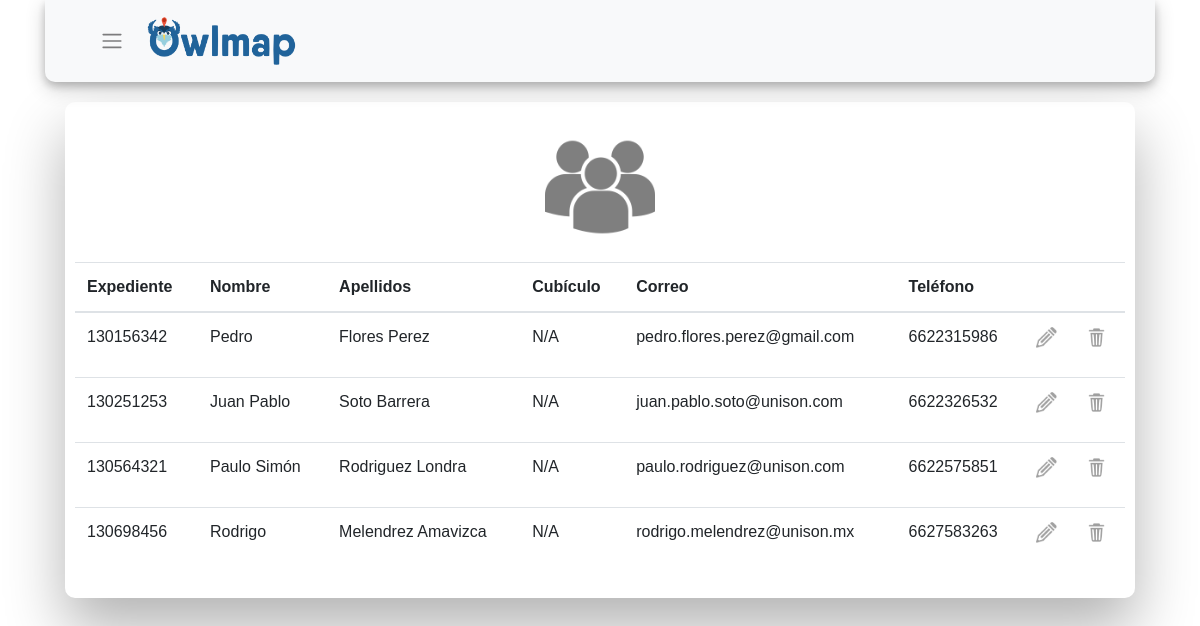
Page /displayMaestros (signed in) on the committed database.
### owlmap/models.py (models this page shows, shortened)
class Maestro(db.Model):
    exp = db.Column(db.Integer, primary_key=True)
    cubo = db.Column(db.Integer, db.ForeignKey('cubiculo.id'), nullable=False)
    nombres = db.Column(db.String(60), nullable=False)
    apellidos = db.Column(db.String(60), nullable=False)
    email = db.Column(db.String(120), unique=True, nullable=False)
    tel = db.Column(db.Integer)

### owlmap/routes.py (the view)
@app.route("/displayMaestros", methods=['GET', 'POST'])
@login_required
def displayInfoMaestros():
    maestros = Maestro.query.all()
    maestro_cub=[]
    for maestro in maestros:
        print(maestro.cubo)
        if maestro.cubo == "--":
            maestro_cub.append([maestro, 0])
        else:
            cub = Cubiculo.query.get(maestro.cubo)
            maestro_cub.append([maestro, cub])
    return render_template('displayMaestros.html', maestros=maestro_cub,
                            title="Mostrar Información")

### owlmap/models.py (called while the page is built)
@login_manager.user_loader
def load_user(user_id):
    return User.query.get(int(user_id))

### owlmap/templates/displayMaestros.html (shortened to what this page needs)
{% extends "layout.html" %}
{% block content %}
<div class="container">
  <div class="wrapper fadeInDown">
    <div id="formContentEdit">
      <div class="fadeIn first">
        <img src="{{ url_for('static', filename='images/maestros.png') }}" height="150" width="150" align="middle" style="padding: 20px; opacity: 0.5" >
      </div>
      {% if maestros %}
      <table class="table table-hover" style="text-align:justify">
        <thead>
          <tr>
            <th scope="col">Expediente</th>
            <th scope="col">Nombre</th>
            <th scope="col">Apellidos</th>
            <th scope="col">Cubículo</th>
            <th scope="col">Correo</th>
            <th scope="col">Teléfono</th>
            <th scope="col"></th>
            <th scope="col"></th>
          </tr>
        </thead>
        <tbody>
          {% for maestro in maestros %}
          <tr>
            <td scope="col">{{ maestro[0].exp }}</td>
            <td scope="col">{{ maestro[0].nombres }}</td>
            <td scope="col">{{ maestro[0].apellidos }}</td>
            {% if maestro[1] == 0 %}
            <td scope="col">N/A</td>
            {% else %}
            <td scope="col">{{ maestro[1].edif_clave }} - {{ maestro[1].clave }}</td>
            {% endif %}
            <td scope="col">{{ maestro[0].email }}</td>
            <td scope="col">{{ maestro[0].tel }}</td>
            <td scope="col"><p><a style="opacity: 0.75" onmouseover = "this.style.opacity = '1'" onmouseout = "this.style.opacity = '0.75'"  href="{{ url_for('editInfoMaestro', maestroID=maestro[0].exp)}}"><img src="{{ url_for('static', filename='images/editIcon.png') }}" height="21" width="21" style="opacity: 0.5"></a> </p></td>
            <td scope="col"><p><a style="opacity: 0.75" onmouseover = "this.style.opacity = '1'" onmouseout = "this.style.opacity = '0.75'"  href="" data-toggle="modal" data-target="#deleteModal{{maestro[0].exp}}"><img src="{{ url_for('static', filename='images/deleteIcon.png') }}" height="21" width="21" style="opacity: 0.5" ></a></p></td>
          </tr>
          {% endfor %}
        </tbody>
      </table>
      {% endif %}
    </div>
  </div>
</div>
{% endblock content %}

### rows in the picture
Maestro: exp "130156342", nombres "Pedro", apellidos "Flores Perez", email "pedro.flores.perez@gmail.com", tel "6622315986"
Maestro: exp "130251253", nombres "Juan Pablo", apellidos "Soto Barrera", email "juan.pablo.soto@unison.com", tel "6622326532"
Maestro: exp "130564321", nombres "Paulo Simón", apellidos "Rodriguez Londra", email "paulo.rodriguez@unison.com", tel "6622575851"
Maestro: exp "130698456", nombres "Rodrigo", apellidos "Melendrez Amavizca", email "rodrigo.melendrez@unison.mx", tel "6627583263"
